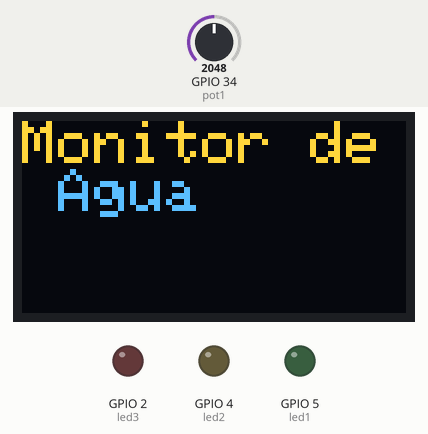
Bench run of a sketch on a simulated ESP32. On the bench: 128×64 one-colour display, output pins drawn as LEDs (lit = HIGH). The inputs (shaded band) are chosen by the test bench; at power-on: GPIO 34 (pot1) = 2048. The OLED is the two-colour kind (top 16 rows yellow); WiFi joins after 1.5 s; servers stay silent unless stated; what the sketch prints to the serial monitor is not drawn.

Above: at 0.1 s.
At 3.1 s:
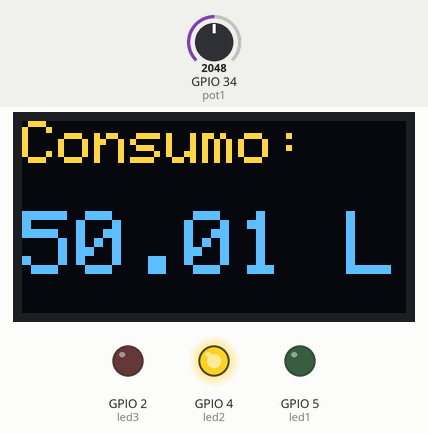
Timing chart, 0 to 4.6 s (numbered marks = the images above):
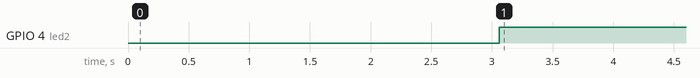

Measured:
- by itself, GPIO 4 (led2): LOW → HIGH at 3.1 s

The sketch:

ProjConsumoAgua.ino
```cpp
#include <WiFi.h>
#include "ThingSpeak.h"
#include <Wire.h>
#include <Adafruit_GFX.h>
#include <Adafruit_SSD1306.h>

// WiFi
const char* ssid = "Wokwi-GUEST";
const char* password = "";

// ThingSpeak
WiFiClient client;
unsigned long channelID = 3003988;
const char* writeAPIKey = "GWCR62SDK4BWR2VP";

// Sensor e LEDs
const int pot1 = 34;
const int led1 = 5;
const int led2 = 4;
const int led3 = 2;

// OLED 128x64
#define SCREEN_WIDTH 128
#define SCREEN_HEIGHT 64
#define OLED_RESET    -1  // Reset não usado

Adafruit_SSD1306 display(SCREEN_WIDTH, SCREEN_HEIGHT, &Wire, OLED_RESET);

void setup() {
  Serial.begin(115200);

  pinMode(led1, OUTPUT);
  pinMode(led2, OUTPUT);
  pinMode(led3, OUTPUT);

  // Inicializa I2C com os pinos padrão do ESP32 (SDA=21, SCL=22)
  Wire.begin(21, 22);

  // Inicializa OLED
  if(!display.begin(SSD1306_SWITCHCAPVCC, 0x3C)) {
    Serial.println(F("Falha ao iniciar o OLED"));
    while(true);
  }
  display.clearDisplay();
  display.setTextColor(SSD1306_WHITE);
  display.setTextSize(2);
  display.setCursor(0, 0);
  display.print("Monitor de Agua");
  display.display();
  delay(1500);
  display.clearDisplay();

  // Conecta WiFi
  WiFi.begin(ssid, password);
  Serial.print("Conectando ao WiFi...");
  while (WiFi.status() != WL_CONNECTED) {
    delay(500);
    Serial.print(".");
  }
  Serial.println("\nWiFi conectado!");

  ThingSpeak.begin(client);
}

void loop() {
  int valorBruto = analogRead(pot1);
  float consumoAgua = (valorBruto / 4095.0) * 100.0;

  Serial.print("Consumo de Água (litros): ");
  Serial.println(consumoAgua, 2);

  // Controla LEDs
  if (consumoAgua < 30) {
    digitalWrite(led1, HIGH);
    digitalWrite(led2, LOW);
    digitalWrite(led3, LOW);
  } else if (consumoAgua < 70) {
    digitalWrite(led1, LOW);
    digitalWrite(led2, HIGH);
    digitalWrite(led3, LOW);
  } else {
    digitalWrite(led1, LOW);
    digitalWrite(led2, LOW);
    digitalWrite(led3, HIGH);
  }

  // Atualiza display OLED
  display.clearDisplay();
  display.setTextSize(2);
  display.setCursor(0, 0);
  display.print("Consumo:");
  display.setTextSize(3);
  display.setCursor(0, 30);
  display.print(consumoAgua, 2);
  display.print(" L");
  display.display();

  // Envia dados para ThingSpeak
  ThingSpeak.setField(1, consumoAgua);
  int status = ThingSpeak.writeFields(channelID, writeAPIKey);

  if (status == 200) {
    Serial.println("Dados enviados com sucesso!");
  } else {
    Serial.print("Falha ao enviar dados. Código: ");
    Serial.println(status);
  }

  delay(15000);
}
```
